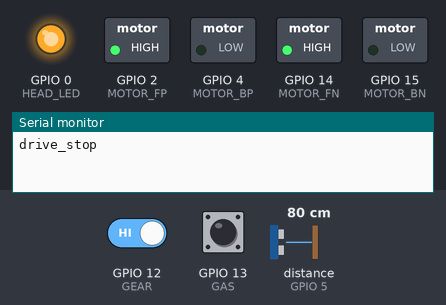
A sketch run on a simulated ESP8266 (NodeMCU). Parts: switched loads named in the sketch (green lamp = pin HIGH), output pins drawn as LEDs (lit = HIGH), the last lines printed to the serial monitor. Dashed ring = blinking. Inputs (shaded band) come from the test bench; at power-on: GPIO 13 (GAS) HIGH, GPIO 12 (GEAR) HIGH, distance to the obstacle (sensor on GPIO 5) 80 cm. The echo pulse lasts 58.3 µs per cm; WiFi joins after 1.5 s; servers stay silent unless stated.

Above: at 4.7 s.
4.8 s: GPIO 13 (GAS) pulled LOW for 0.9 s
At 5.6 s:
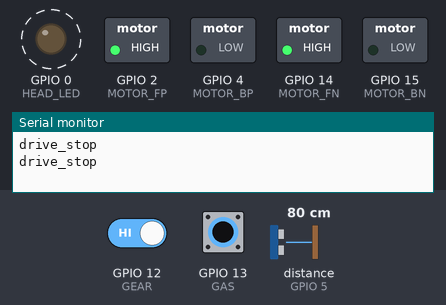
8.3 s: GPIO 13 (GAS) pulled LOW for 0.9 s
At 8.7 s:
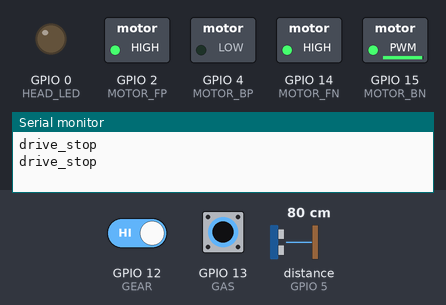
11.8 s: GPIO 13 (GAS) pulled LOW for 3.2 s
At 12.4 s:
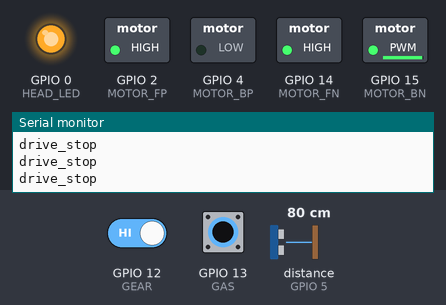
16.5 s: GPIO 12 (GEAR) driven LOW and GPIO 13 (GAS) driven LOW
At 16.5 s:
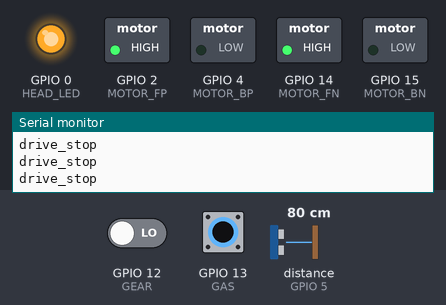
18.6 s: GPIO 12 (GEAR) driven HIGH
At 19.2 s:
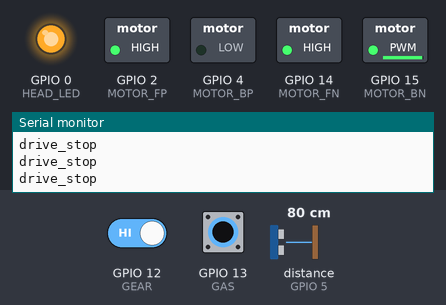
Timing chart, 0 to 21.1 s (numbered marks = the images above; inputs shaded):
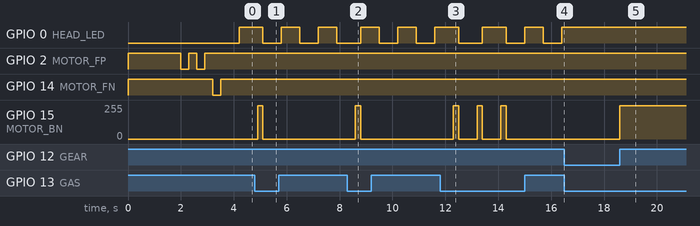

Measured:
- after the input at 4.8 s, GPIO 15 (MOTOR_BN): 0/255 → 250/255 after 0.10 s, → 0/255 0.20 s later
- after the input at 8.3 s, GPIO 15 (MOTOR_BN): 0/255 → 250/255 after 0.30 s, → 0/255 0.20 s later
- after the input at 11.8 s, GPIO 15 (MOTOR_BN): alternates 250/255 for 0.20 s and 0/255 for 0.70 s, 6 changes in all, then stays 0/255, starting after 0.50 s
- after the input at 16.5 s, GPIO 0 (HEAD_LED): stays HIGH (without the input it goes to LOW after 0.60 s)
- after the input at 18.6 s, GPIO 15 (MOTOR_BN): 0/255 → 250/255 at once

The sketch:

drve.ino
```cpp
#include <ESP8266WiFi.h>
#include <WiFiUDP.h>
#include <NewPing.h>
#include <ArduinoOTA.h>

#define DEBUG 1

#define TRIG 16
#define ECHO 5
#define MAX_DISTANCE 380
NewPing sonar(TRIG, ECHO, MAX_DISTANCE); // NewPing setup of pins and maximum distance.

#define SPEED1 250
#define SPEED2 400
#define SPEED3 700
#define SPEED4 1000
#define SPEED5 1024
int speed=SPEED1,ii=0;
bool state=0;
int blink=1;
bool us_enabled=true;
#define WL_IDLE_STATUS

const char* ssid = "DRIVE";  //  your network SSID (name)
const char* pass = "nopassword";       // your network password

#define PORT  7777      // local port to listen for UDP packet

WiFiUDP UDP;
char packet[2];
char reply[] = "Packet received!";
char cmd=0;

float duration, distance;
float dist_to_obs()
{
    if (us_enabled ==false){
      return (MAX_DISTANCE);
    }
    duration = sonar.ping();
    distance = (duration / 2) * 0.0343;
#if DEBUG
    Serial.print(" \rD= ");
    Serial.println(distance); // Distance will be 0 when out of set max range.

#else
delay(4)
#endif
return distance;
}
#define MOTOR_BP (4)
#define MOTOR_BN (15)
#define MOTOR_FP (2)
#define MOTOR_FN (14)
#define GAS       (13)
#define GEAR      (12)
#define HEAD_LED (0)
#define STOP_DIST (150)


void init_drive(){
    pinMode(MOTOR_BP, OUTPUT);
    analogWrite(MOTOR_BP, 0);
    pinMode(MOTOR_BN, OUTPUT);
    analogWrite(MOTOR_BN, 0);
    pinMode(MOTOR_FP, OUTPUT);
    pinMode(MOTOR_FN, OUTPUT);
    pinMode(HEAD_LED, OUTPUT);
    pinMode(GAS, INPUT_PULLUP);
    pinMode(GEAR, INPUT_PULLUP);
    drive_stop();
    steering_stop();

}

void init_wifi(){

 WiFi.hostname("car");
#if 0
  WiFi.begin(ssid, pass);
  while (WiFi.status() != WL_CONNECTED) {
  delay(500);


  }
#endif
  WiFi.softAP("Drive");


}
void fwd(){
   blink=0;
    if (dist_to_obs()<STOP_DIST){
    drive_stop();

    return;
    //sound horn
  }
 analogWrite(MOTOR_BP, speed);
 analogWrite(MOTOR_BN, 0);
  delay(304);
  drive_stop();
}

void bwd(){
#ifdef BACK_US_SENS
    if (dist_to_obs()<STOP_DIST){
    drive_stop();

    return;
    //sound horn
  }
#endif
  analogWrite(MOTOR_BP, LOW);
 // digitalWrite(MOTOR_BN, HIGH);
   analogWrite(MOTOR_BN, speed);
  delay(200);
  drive_stop();
}

void left(char withfwd){
   digitalWrite(MOTOR_FP, HIGH);
   digitalWrite(MOTOR_FN, LOW);
   if(withfwd){
    fwd();
   }else{
    delay(300);
   }
     steering_stop();

}
void right(char withfwd){
   digitalWrite(MOTOR_FN, HIGH);
   digitalWrite(MOTOR_FP, LOW);
    if(withfwd){
    fwd();
   }else{
    delay(300);
   }
   steering_stop();
}

void steering_stop(){
   digitalWrite(MOTOR_FP, HIGH);
   digitalWrite(MOTOR_FN, HIGH);
 }

void drive_stop(){

 #if DEBUG
    Serial.println("drive_stop");
 #endif

  analogWrite(MOTOR_BP, 0);
  analogWrite(MOTOR_BN, 0);
  //digitalWrite(MOTOR_BN, LOW);
 }
void  init_ota(){
     ArduinoOTA.setHostname("car");

  // No authentication by default
  // ArduinoOTA.setPassword((const char *)"123");
   ArduinoOTA.setPort(80);
  ArduinoOTA.onStart([]() {
    Serial.println("Start");
  });
  ArduinoOTA.onEnd([]() {
    Serial.println("\nEnd");
  });
  ArduinoOTA.onProgress([](unsigned int progress, unsigned int total) {
    Serial.printf("Progress: %u%%\r", (progress / (total / 100)));
  });
  ArduinoOTA.onError([](ota_error_t error) {
    Serial.printf("Error[%u]: ", error);
  });
  ArduinoOTA.begin();
}
void setup()
{
    Serial.begin(115200);
    init_drive();
    init_wifi();
    init_ota();
    UDP.begin(PORT);
    UDP.beginPacket(WiFi.gatewayIP(), UDP.remotePort());
    UDP.write("Connect");
    UDP.endPacket();
    delay(2000);
    right(0);
    delay(300);
    right(0);
    delay(300);
    left(0);
}


void loop()
{
  while(1){
     cmd=0;
      ArduinoOTA.handle();
    if (blink==1){

   digitalWrite(HEAD_LED, state);
   state=!state;
   delay(700);
    }


  if(digitalRead(GAS)==LOW){

    if(digitalRead(GEAR)==LOW){
      cmd='f';
    }else{
      cmd='b';
    }
  //  Serial.println(cmd);
  }

  packet[0]=0;
  int packetSize = UDP.parsePacket();
  if (packetSize>0) {
    int len = UDP.read(packet, 2);
    cmd=packet[0];
     //Serial.println(cmd);
  }if (cmd=='u'){
       us_enabled=!us_enabled;
     for(ii=0;ii<7;ii++){
      digitalWrite(HEAD_LED, state);
      state=!state;
      delay(100);
     }
     continue;
  }

  switch(cmd){

    case '1':speed=SPEED1;
    break;
    case '2':speed=(SPEED2);
    break;
    case '3':speed=(SPEED3);
    break;
    case '4':speed=(SPEED4);
    break;
    case '5':speed=(SPEED5);
    break;
    case 'f':
      fwd();
    break;
    case 'b':
      bwd();
    break;
    case 'r':
      right(0);
    break;
    case 'l':
      left(0);
    break;
     case 'R':
      right(1);
    break;
    case 'L':
      left(1);
    break;
    case 's':
      drive_stop();
    break;

    case 'h':
     blink=0;
      digitalWrite(HEAD_LED, state);
      state=!state;
    break;
  }

  }
}
```
